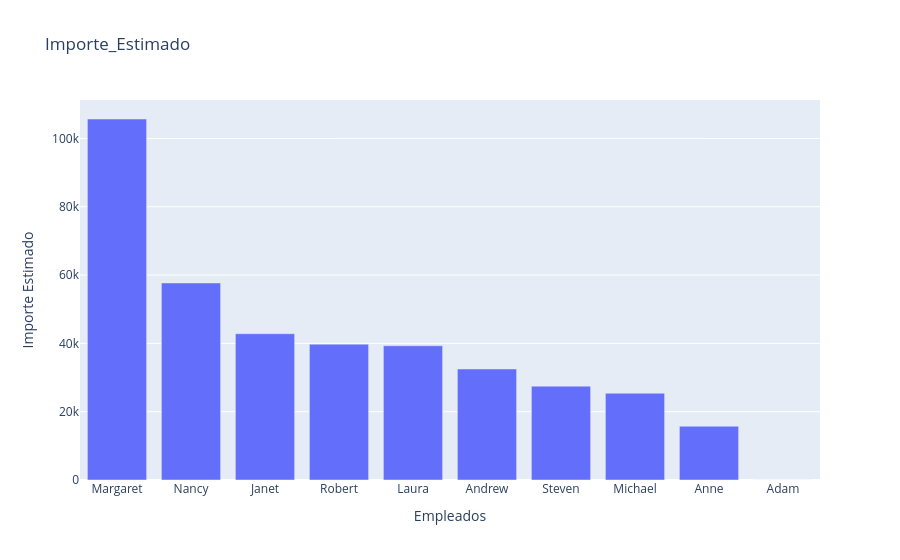

Notebook source saved alongside this figure:
### Code cell
df_ventas_desc_importe = df_ventas.sort_values(
    by="Importe_estimado",
    ascending=False
)

fig_importe_estimado = px.bar(
    df_ventas_desc_importe,
    x="FirstName",
    y="Importe_estimado",
    title="Importe_Estimado",
    labels={
        "FirstName": "Empleados",
        "Importe_estimado": "Importe Estimado"
    }
)

fig_importe_estimado.show()

### Figure 1 — Plotly figure (JSON) as saved in the notebook; plotly's stock layout.template omitted (floating-point values rounded to 4 significant figures)
{"data": [{"hovertemplate": "Empleados=%{x}<br>Importe Estimado=%{y}<extra></extra>", "legendgroup": "", "marker": {"color": "#636efa", "pattern": {"shape": ""}}, "name": "", "orientation": "v", "showlegend": false, "textposition": "auto", "type": "bar", "x": ["Margaret", "Nancy", "Janet", "Robert", "Laura", "Andrew", "Steven", "Michael", "Anne", "Adam"], "xaxis": "x", "y": [105700.0, 57690.0, 42840.0, 39770.0, 39310.0, 32500.0, 27480.0, 25400.0, 15730.0, 0.0], "yaxis": "y"}], "layout": {"barmode": "relative", "legend": {"tracegroupgap": 0}, "title": {"text": "Importe_Estimado"}, "xaxis": {"anchor": "y", "domain": [0, 1], "title": {"text": "Empleados"}}, "yaxis": {"anchor": "x", "domain": [0, 1], "title": {"text": "Importe Estimado"}}}}
